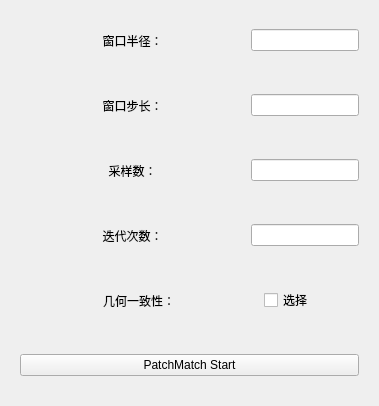
<?xml version="1.0" encoding="UTF-8"?>
<ui version="4.0">
 <class>PatchMatchDialog</class>
 <widget class="QDialog" name="PatchMatchDialog">
  <property name="geometry">
   <rect>
    <x>0</x>
    <y>0</y>
    <width>379</width>
    <height>406</height>
   </rect>
  </property>
  <property name="windowTitle">
   <string>Dialog</string>
  </property>
  <layout class="QVBoxLayout" name="verticalLayout">
   <item>
    <widget class="QWidget" name="widget_4" native="true">
     <layout class="QHBoxLayout" name="horizontalLayout" stretch="3,0">
      <item>
       <widget class="QLabel" name="label_7">
        <property name="text">
         <string>窗口半径：</string>
        </property>
        <property name="alignment">
         <set>Qt::AlignCenter</set>
        </property>
       </widget>
      </item>
      <item>
       <widget class="QLineEdit" name="window_radius_input">
        <property name="sizePolicy">
         <sizepolicy hsizetype="Maximum" vsizetype="Fixed">
          <horstretch>0</horstretch>
          <verstretch>0</verstretch>
         </sizepolicy>
        </property>
        <property name="focusPolicy">
         <enum>Qt::ClickFocus</enum>
        </property>
        <property name="clearButtonEnabled">
         <bool>false</bool>
        </property>
       </widget>
      </item>
     </layout>
    </widget>
   </item>
   <item>
    <widget class="QWidget" name="widget_5" native="true">
     <layout class="QHBoxLayout" name="horizontalLayout_2" stretch="3,0">
      <item>
       <widget class="QLabel" name="label_8">
        <property name="text">
         <string>窗口步长：</string>
        </property>
        <property name="alignment">
         <set>Qt::AlignCenter</set>
        </property>
       </widget>
      </item>
      <item>
       <widget class="QLineEdit" name="window_step_input">
        <property name="sizePolicy">
         <sizepolicy hsizetype="Maximum" vsizetype="Fixed">
          <horstretch>0</horstretch>
          <verstretch>0</verstretch>
         </sizepolicy>
        </property>
        <property name="focusPolicy">
         <enum>Qt::ClickFocus</enum>
        </property>
        <property name="clearButtonEnabled">
         <bool>false</bool>
        </property>
       </widget>
      </item>
     </layout>
    </widget>
   </item>
   <item>
    <widget class="QWidget" name="widget_6" native="true">
     <layout class="QHBoxLayout" name="horizontalLayout_3" stretch="3,0">
      <item>
       <widget class="QLabel" name="label_9">
        <property name="text">
         <string>采样数：</string>
        </property>
        <property name="alignment">
         <set>Qt::AlignCenter</set>
        </property>
       </widget>
      </item>
      <item>
       <widget class="QLineEdit" name="sample_input">
        <property name="sizePolicy">
         <sizepolicy hsizetype="Maximum" vsizetype="Fixed">
          <horstretch>0</horstretch>
          <verstretch>0</verstretch>
         </sizepolicy>
        </property>
        <property name="focusPolicy">
         <enum>Qt::ClickFocus</enum>
        </property>
        <property name="clearButtonEnabled">
         <bool>false</bool>
        </property>
       </widget>
      </item>
     </layout>
    </widget>
   </item>
   <item>
    <widget class="QWidget" name="widget_7" native="true">
     <layout class="QHBoxLayout" name="horizontalLayout_4" stretch="3,0">
      <item>
       <widget class="QLabel" name="label_10">
        <property name="text">
         <string>迭代次数：</string>
        </property>
        <property name="alignment">
         <set>Qt::AlignCenter</set>
        </property>
       </widget>
      </item>
      <item>
       <widget class="QLineEdit" name="iter_input">
        <property name="sizePolicy">
         <sizepolicy hsizetype="Maximum" vsizetype="Fixed">
          <horstretch>0</horstretch>
          <verstretch>0</verstretch>
         </sizepolicy>
        </property>
        <property name="focusPolicy">
         <enum>Qt::ClickFocus</enum>
        </property>
        <property name="clearButtonEnabled">
         <bool>false</bool>
        </property>
       </widget>
      </item>
     </layout>
    </widget>
   </item>
   <item>
    <widget class="QWidget" name="widget_8" native="true">
     <layout class="QHBoxLayout" name="horizontalLayout_5" stretch="5,2">
      <item>
       <widget class="QLabel" name="label_11">
        <property name="text">
         <string>几何一致性：</string>
        </property>
        <property name="alignment">
         <set>Qt::AlignCenter</set>
        </property>
       </widget>
      </item>
      <item>
       <widget class="QCheckBox" name="gemo_checkBox">
        <property name="text">
         <string>选择</string>
        </property>
       </widget>
      </item>
     </layout>
    </widget>
   </item>
   <item>
    <widget class="QWidget" name="widget_3" native="true">
     <layout class="QHBoxLayout" name="horizontalLayout_6">
      <item>
       <widget class="QPushButton" name="pmStartBtn">
        <property name="focusPolicy">
         <enum>Qt::NoFocus</enum>
        </property>
        <property name="text">
         <string>PatchMatch Start</string>
        </property>
       </widget>
      </item>
     </layout>
    </widget>
   </item>
  </layout>
 </widget>
 <resources/>
 <connections/>
</ui>
